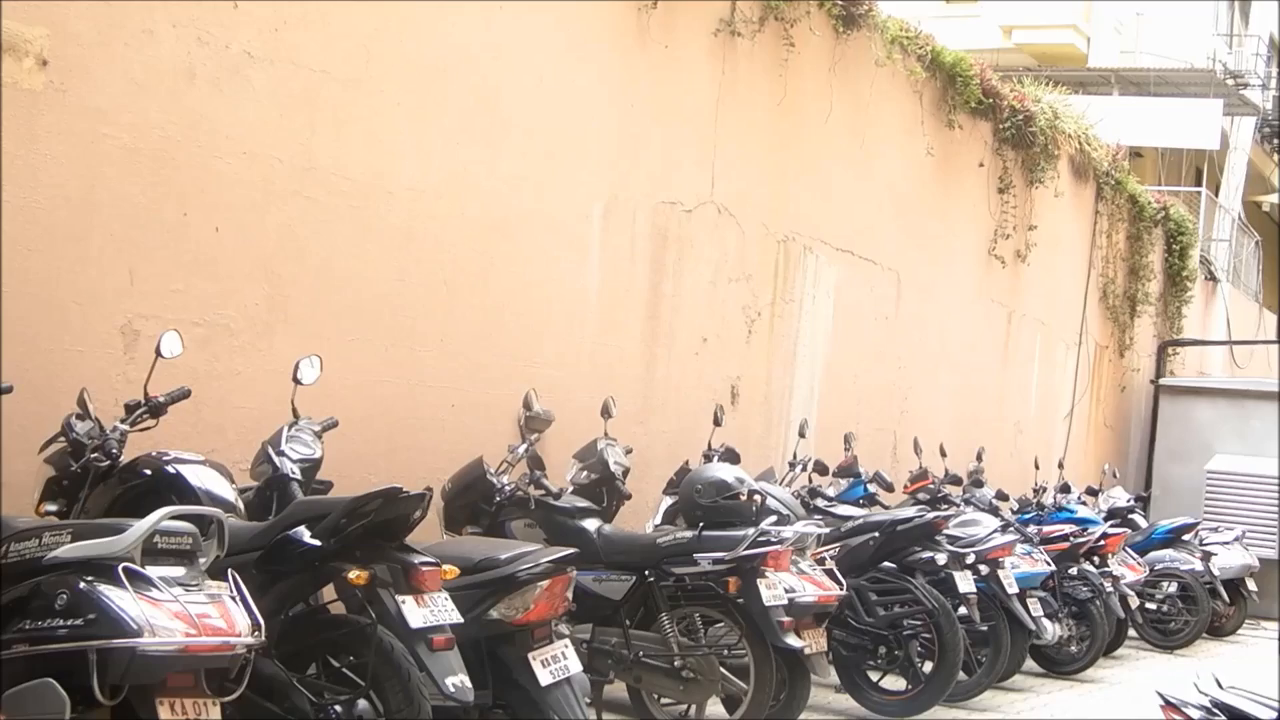
#> input picture frame 13 of camera-tampering-detection/clips/Defocusing.mp4, 1280 x 720 px, given in place of vtest.avi, which was not available
$ python defocus_edges.py
#> lines starting #> are read from the running program, lines starting #| are printed output that depends on the picture; pictures that were not available may be replaced by others from this repository, and a replacement may not be noted
"""
This script tries to detect occlusion by using the Edge background model
described in the "Automatic_Control_of_Video_Surveillance_Camera_Sab.pdf"
paper.

python defocus edges.py --input ../clips/Defocusing.mp4 --scale 0.5 -t 0.5
"""

import numpy as np
import cv2
import argparse
import time


class TrackLastNItems:
    def __init__(self, max_size):
        self.max_size = max_size
        self.queue = []

    def update(self, item):
        self.queue.append(item)
        if len(self.queue) > self.max_size:
            self.queue.pop(0)

    def get_first(self):
        return self.queue[0]


class MovinDetection:
    def __init__(self, max_size):
        self.P = 0
        self.tracker = TrackLastNItems(max_size=max_size)

    def update(self, bg):
        self.tracker.update(np.where(bg > 0, 1, 0))
        if len(self.tracker.queue) == self.tracker.max_size:
            self.P = np.count_nonzero(
                (self.tracker.queue[0] - self.tracker.queue[-1]))

    def get_P(self):
        return self.P


class MaxTracking:
    def __init__(self):
        self.max = 0

    def update(self, value):
        if self.max < value:
            self.max = value


class BackgroundModel:
    def __init__(self, M=30, alpha=0.3):
#> further down, frame is the input picture: shape (720, 1280, 3); mean B, G, R 153.6, 173, 194.7
        self.alpha = alpha
        self.M = M
        self.M_recent = list()
        self.Pn = None

    def update(self, new_bg):
        # Assume new_bg is return of edge detection algorithm
        # having 255 for edges and 0 for non-edges
        bin_edges = new_bg.copy()
        bin_edges[np.nonzero(bin_edges)] = 1

        self.M_recent.append(bin_edges)
        if len(self.M_recent) > self.M:
            self.M_recent.pop(0)

        if self.Pn is None:
            self.Pn = np.zeros_like(bin_edges)

        self.B = np.zeros_like(bin_edges)
        for i in self.M_recent:
            self.B += i

        self.Pn = self.alpha * self.Pn + (1 - self.alpha) * self.B
        return self.Pn

    def get_bg_model(self):
        return np.where(self.Pn >= (self.M / 2), 255, 0).astype(np.uint8)


def detect_edge(frame):
    if len(frame.shape) == 3:
        tmp = cv2.cvtColor(frame, cv2.COLOR_BGR2GRAY)
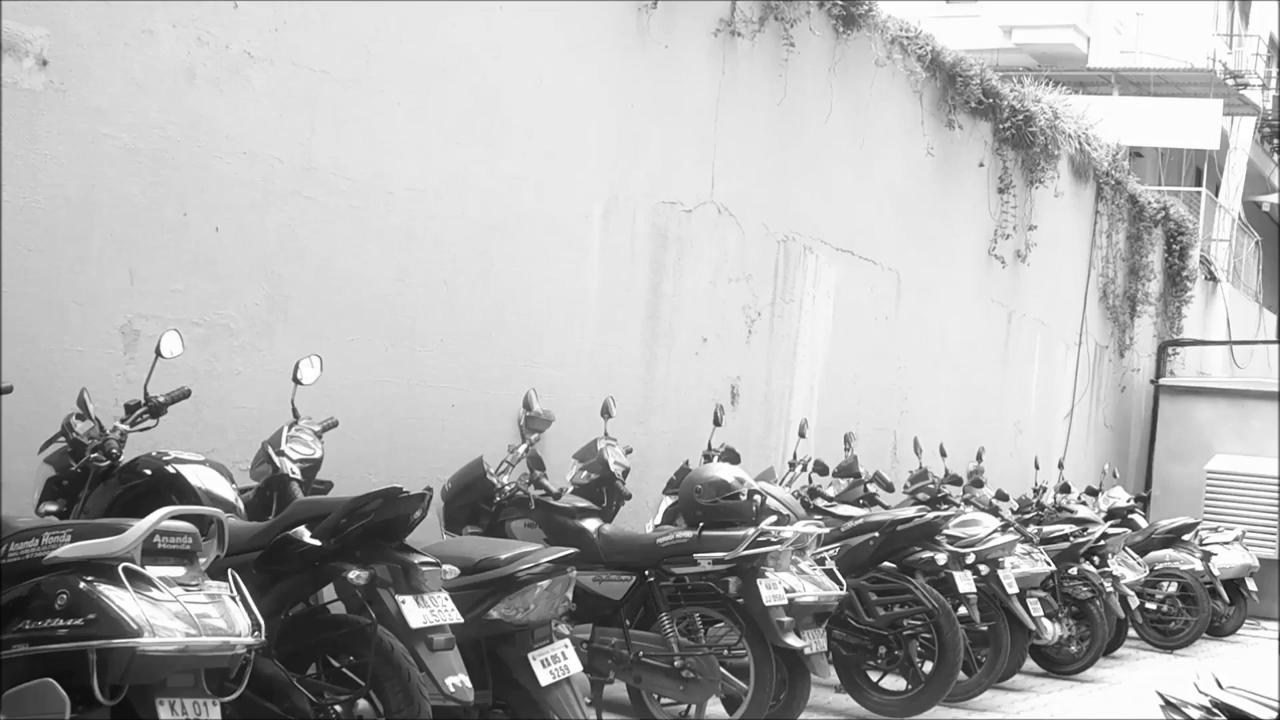
#> tmp: shape (720, 1280); min 7, max 255, mean 177.3
    else:
        tmp = frame.copy()
    edges = cv2.Canny(tmp, 100, 200)
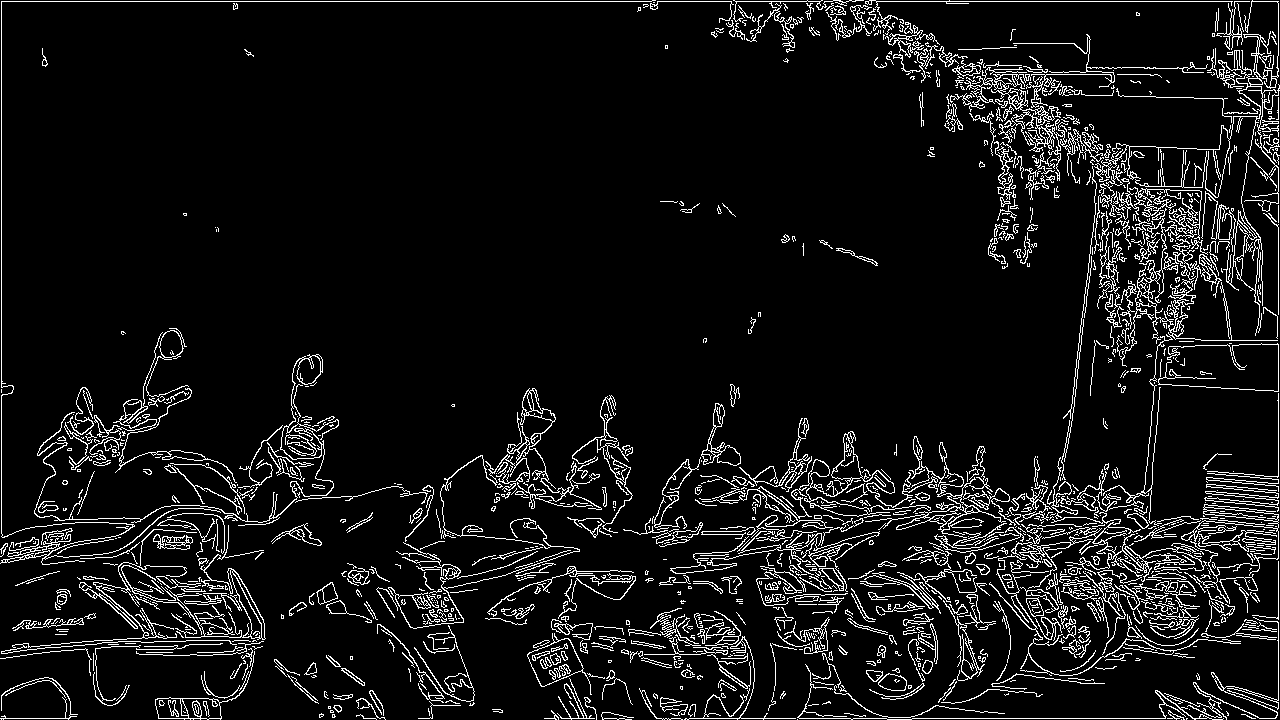
#> edges: shape (720, 1280); 7.8% white in thin lines or dots
    return edges


def parse_args():
    parser = argparse.ArgumentParser()
    parser.add_argument('--input', type=str,
                        help='Path to a video or a sequence of image.', default='vtest.avi')
    parser.add_argument('-s', '--scale', type=float,
                        help='Scale down frame', default=1.0)
    parser.add_argument('--threshold', type=float,
                        help='Decision threshold', default=0.5)
    return parser.parse_args()


if __name__ == "__main__":
    args = parse_args()
    capture = cv2.VideoCapture(cv2.samples.findFileOrKeep(args.input))

    if not capture.isOpened:
        print('Unable to open: ' + args.input)
        exit(0)

    bg_model = BackgroundModel()
    maxim = MaxTracking()
    adap2 = MaxTracking()
    threshold = args.threshold

    md = MovinDetection(max_size=20)

    while True:
        ret, frame = capture.read()
        if frame is None:
            break

        if args.scale != 1.0:
            frame = cv2.resize(frame, None, fx=args.scale, fy=args.scale)

        current_frame_number = capture.get(cv2.CAP_PROP_POS_FRAMES)

        edges = detect_edge(frame)
        if current_frame_number > 1:
            # num_edges = np.count_nonzero(edges)
#> (the run stopped early here; a loop or call above may not have finished)

$ run again, starting later in the video
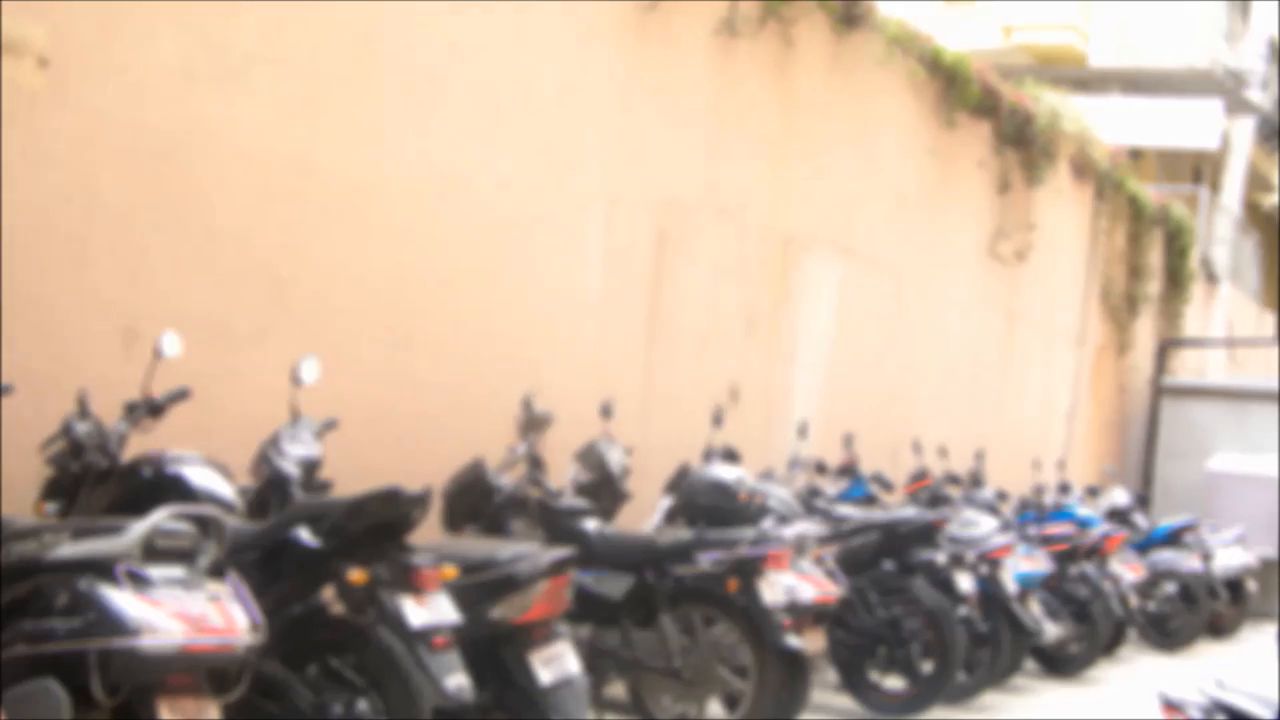
#> input picture frame 61 of camera-tampering-detection/clips/Defocusing.mp4, 1280 x 720 px, given in place of vtest.avi, which was not available
#> frame is the input picture: shape (720, 1280, 3); mean B, G, R 156.8, 175.7, 197.2
#> in detect_edge, `tmp = cv2.cvtColor(frame, cv2.COLOR_BGR2GRAY)`:
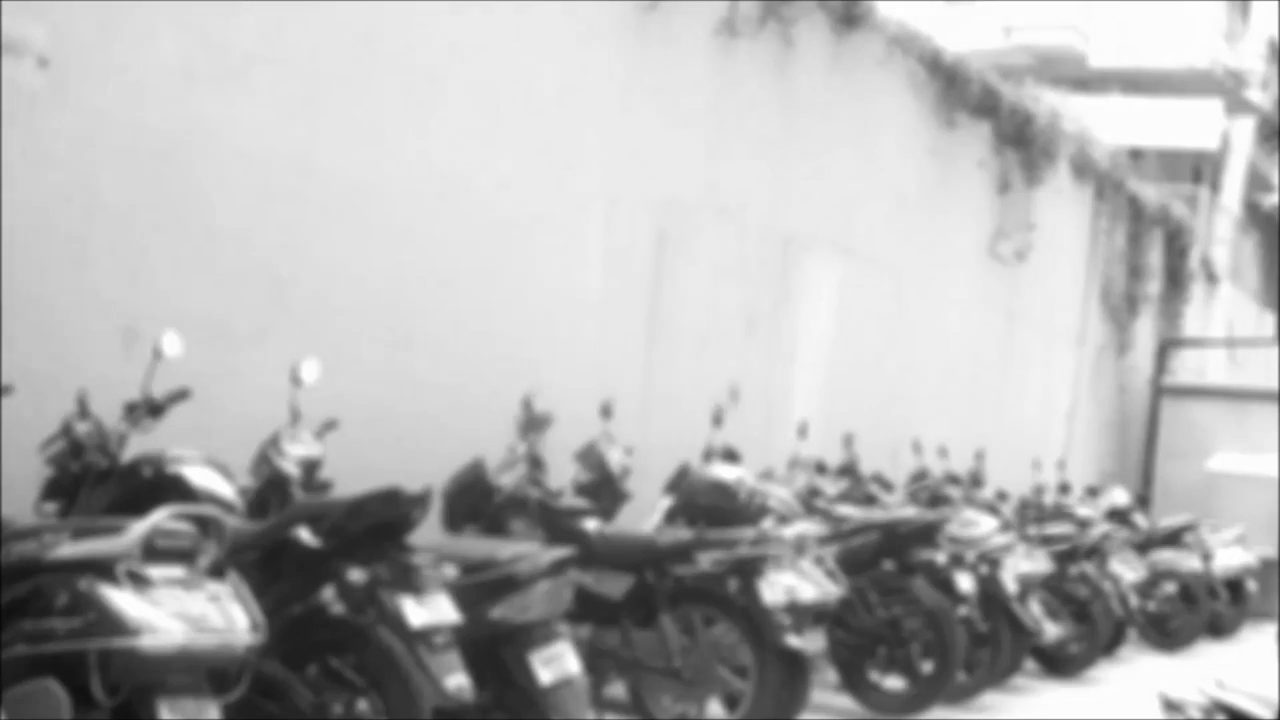
#> tmp: shape (720, 1280); min 9, max 255, mean 180
#> in detect_edge, `edges = cv2.Canny(tmp, 100, 200)`:
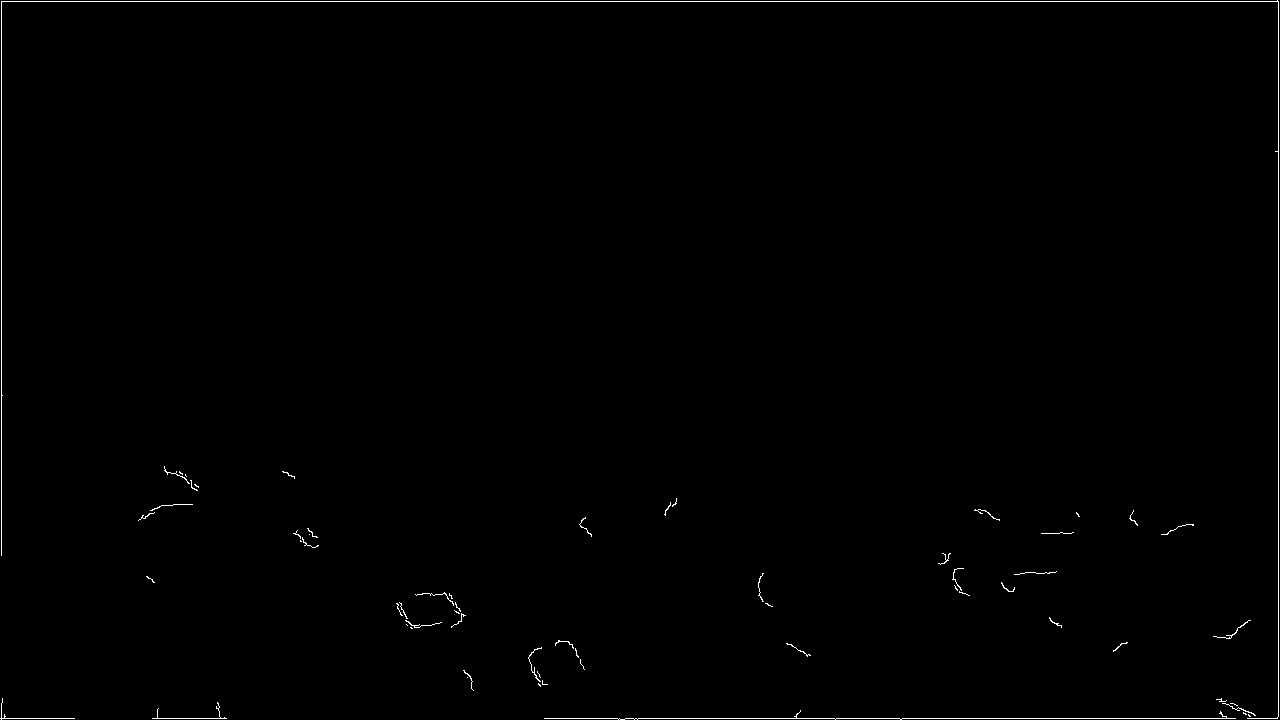
#> edges: shape (720, 1280); 0.52% white in thin lines or dots

$ run again, starting later in the video
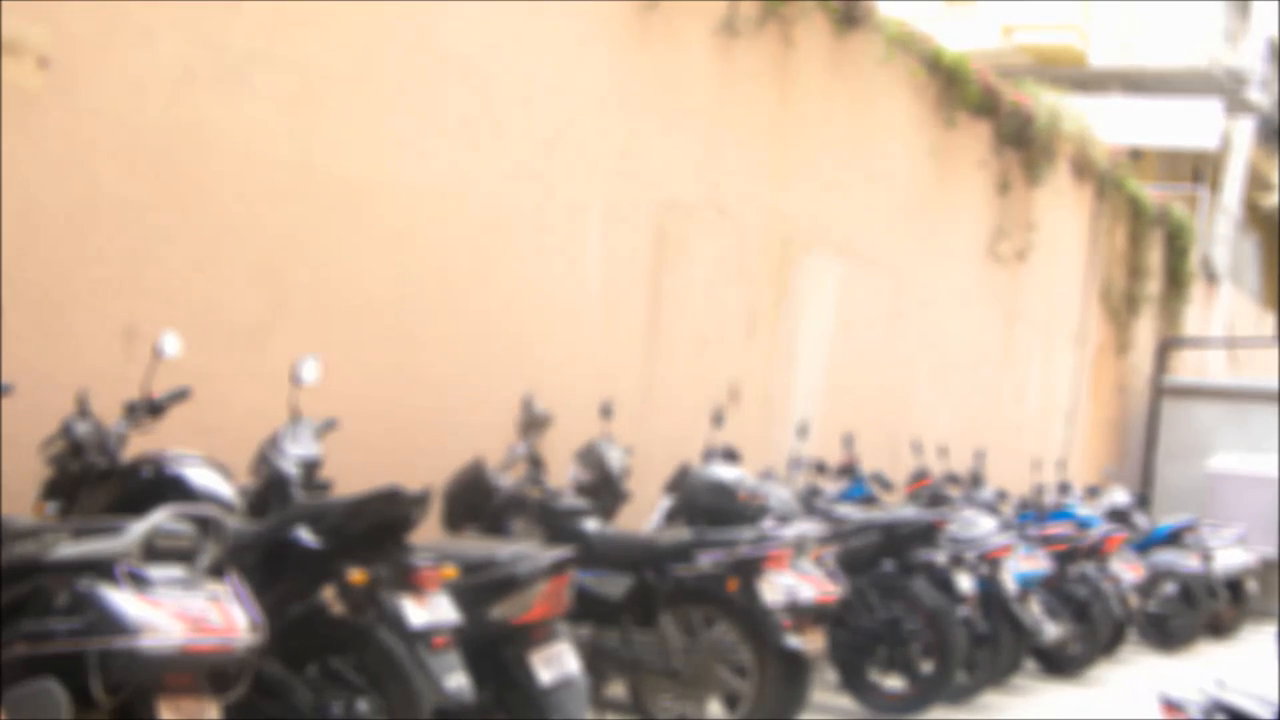
#> input picture frame 109 of camera-tampering-detection/clips/Defocusing.mp4, 1280 x 720 px, given in place of vtest.avi, which was not available
#> frame is the input picture: shape (720, 1280, 3); mean B, G, R 155.6, 174.6, 196.4
#> in detect_edge, `tmp = cv2.cvtColor(frame, cv2.COLOR_BGR2GRAY)`:
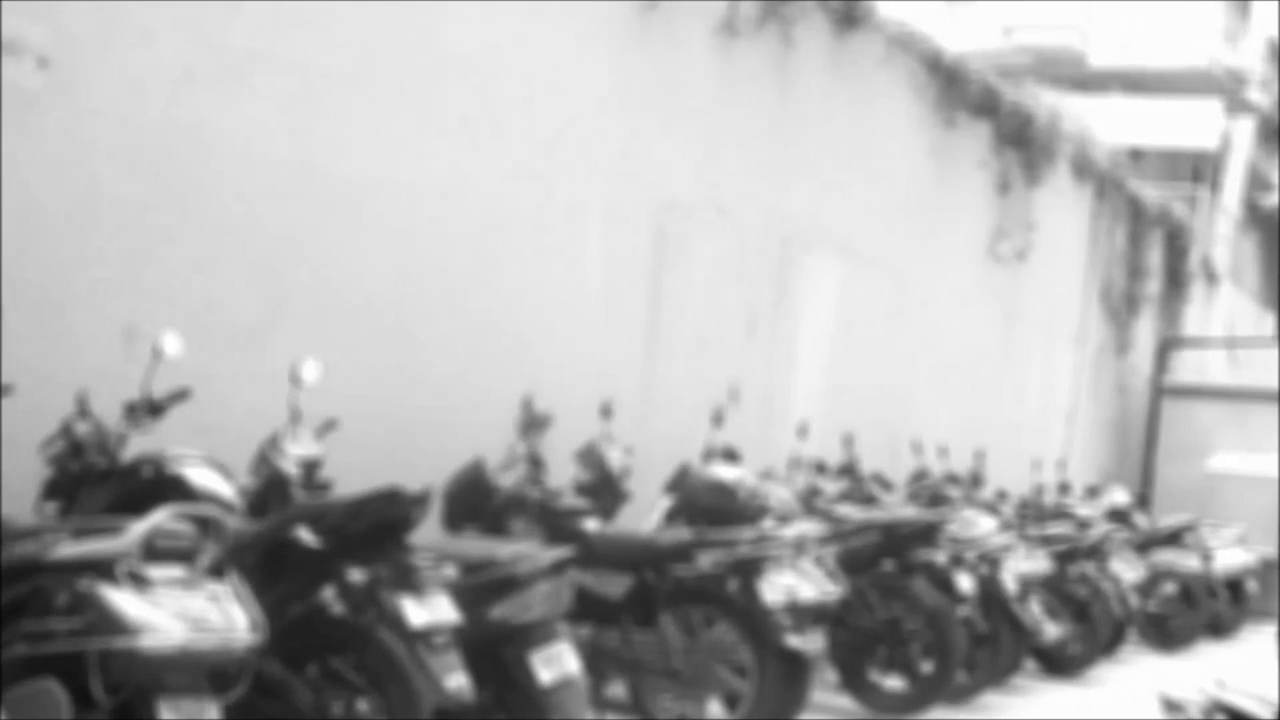
#> tmp: shape (720, 1280); min 8, max 255, mean 179
#> in detect_edge, `edges = cv2.Canny(tmp, 100, 200)`:
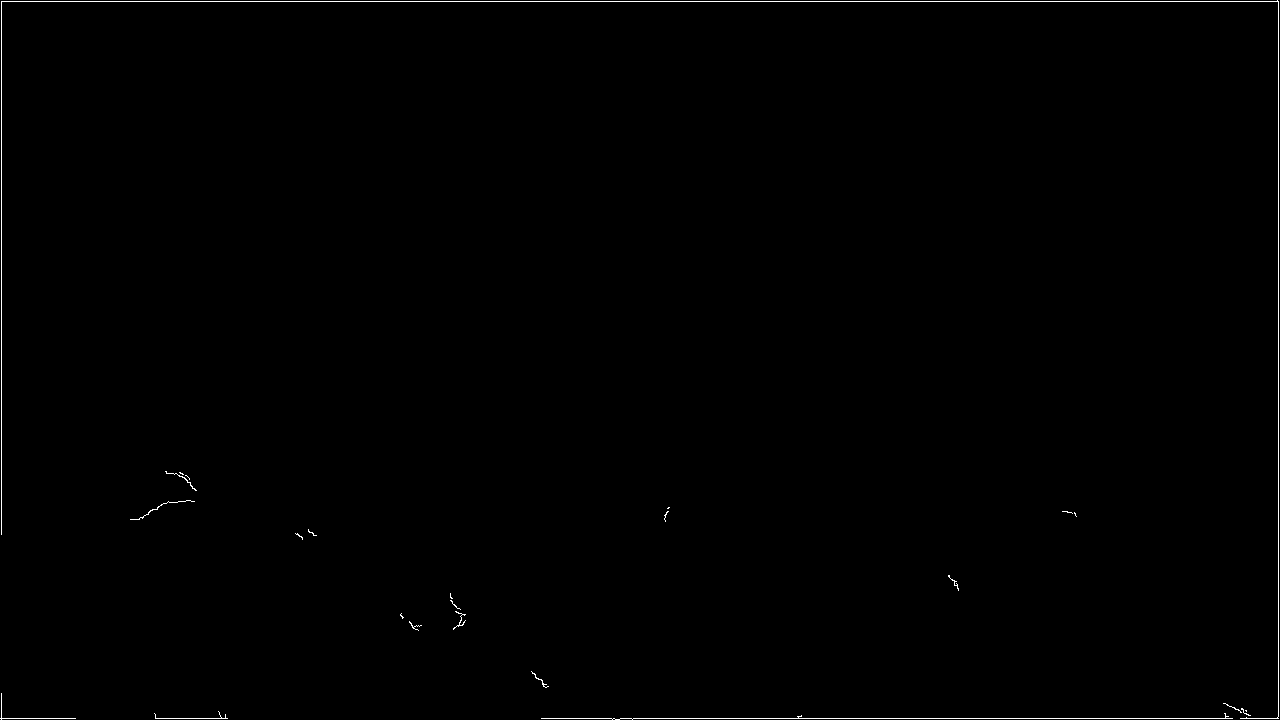
#> edges: shape (720, 1280); 0.42% white in thin lines or dots
